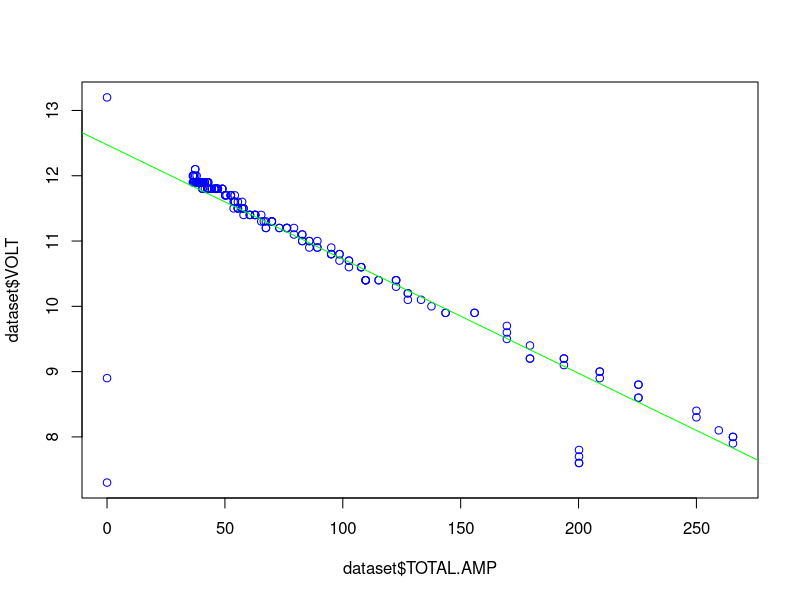
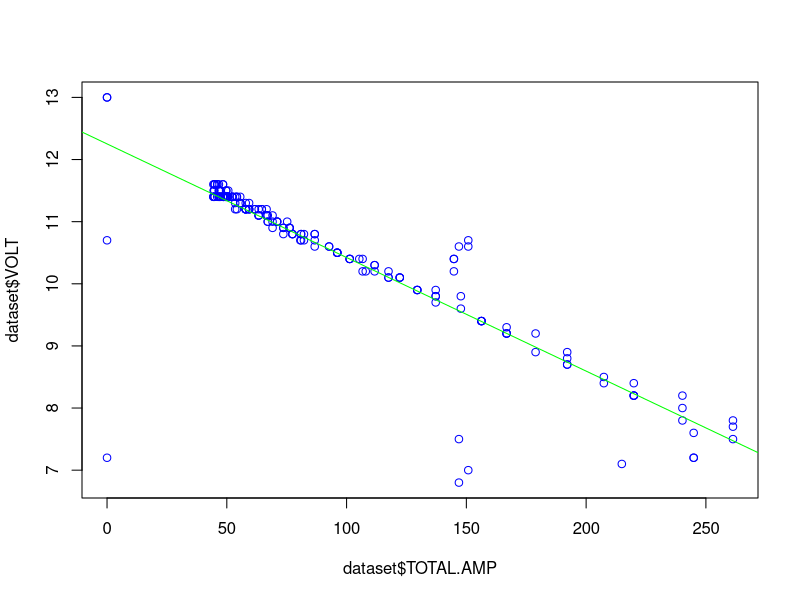

Source code (R) for these figures, in order: (Note: a time limit stopped this script after it produced the figures.)
#!/usr/bin/env Rscript

linearModel <- function(dataset) {
    lsrl = lm(dataset$VOLT ~ dataset$TOTAL.AMP)

    x11()
    plot(dataset$TOTAL.AMP, dataset$VOLT, col = "blue")
    abline(lsrl, col = "green")

    return(lsrl)
}

data4cim = read.csv("data/4cim.csv", header = TRUE)
data6cim = read.csv("data/6cim.csv", header = TRUE)

linearModel(data4cim)
linearModel(data6cim)

# Residuals Plot
#x11()
#plot(data4cim$TOTAL.AMP, lsrl$residuals)

Sys.sleep(1000)
#readline(prompt="Press [enter] to quit")
